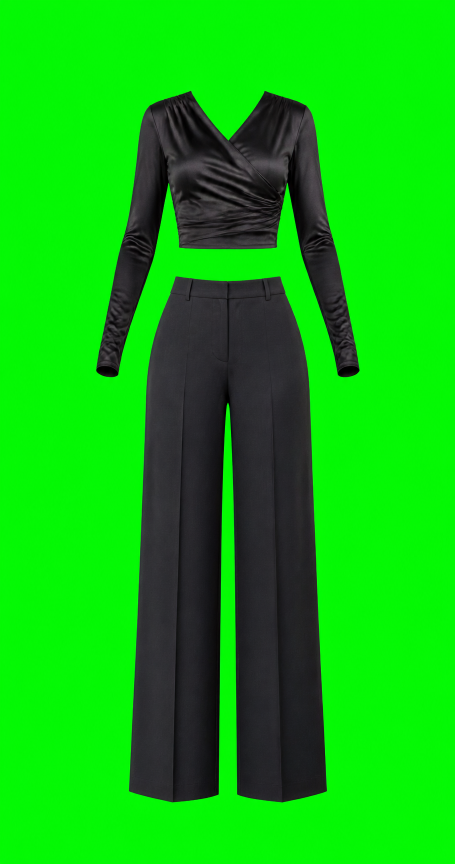
#> input picture rewards/wardrobe/female-layered-v1/generated-black-stage/source-chroma.png, 910 x 1728 px (shown at 1/2 size)
$ python -i import_generated_female_separates.py   (imports and definitions only)
#> lines starting #> are read from the running program, lines starting #| are printed output that depends on the picture
#!/usr/bin/env python3
"""Build body-free shop art and 1000x1900 female garment overlays.

The generated source images contain exactly two floating components on a
chroma-green background.  This importer keeps the shop artwork body-free,
then positions the same pixels on the canonical female body grid.  It does
not repaint, synthesize or substitute the garments during import, so the
product card and the equipped item always match.
"""

from __future__ import annotations

import json
import shutil
import subprocess
import sys
from dataclasses import dataclass
from pathlib import Path

from PIL import Image, ImageChops, ImageDraw


ROOT = Path(__file__).resolve().parents[1]
OUTPUT = ROOT / "rewards/wardrobe/female-layered-v1"
BASE = Path("/Users/ming/Desktop/紙娃娃＿單一骨架/人物基底/female_Base.png")
CHROMA_HELPER = Path("/Users/ming/.codex/skills/.system/imagegen/scripts/remove_chroma_key.py")
CANVAS = (1000, 1900)
TOP_BOX = (220, 340, 804, 990)


@dataclass(frozen=True)
class Outfit:
    code: str
    slug: str
    title: str
    top_name: str
    bottom_name: str
    source: Path
    color: str
    bottom_box: tuple[int, int, int, int]


OUTFITS = (
    Outfit("g21", "generated-ivory-navy", "IVORY NAVY", "象牙藍滾邊襯衫", "深藍百褶中長裙", Path("/Users/ming/.codex/generated_images/019fbba0-6648-7c80-b20e-b416879c5cdc/exec-2e42e6db-1eeb-4c8b-9dc1-188f596d1f9b.png"), "#172554", (260, 710, 740, 1380)),
    Outfit("g22", "generated-rose-charcoal", "ROSE CHARCOAL", "煙粉蝴蝶結真絲上衣", "炭灰高腰寬褲", Path("/Users/ming/.codex/generated_images/019fbba0-6648-7c80-b20e-b416879c5cdc/exec-1f3d1531-c326-45e7-8b2a-83bfa2a3a7fc.png"), "#b96f82", (260, 710, 740, 1600)),
    Outfit("g23", "generated-sky-camel", "SKY CAMEL", "霧藍珍珠釦針織上衣", "駝色高腰九分褲", Path("/Users/ming/.codex/generated_images/019fbba0-6648-7c80-b20e-b416879c5cdc/exec-8e9eafba-c3f2-47c1-8f40-f788b5adc67e.png"), "#a8c7e8", (315, 710, 710, 1570)),
    Outfit("g24", "generated-burgundy-noir", "BURGUNDY NOIR", "酒紅短版西裝上衣", "黑色箱褶及膝裙", Path("/Users/ming/.codex/generated_images/019fbba0-6648-7c80-b20e-b416879c5cdc/exec-b1a94650-293c-41df-bf54-fc5cea20f7b3.png"), "#641d32", (290, 710, 710, 1120)),
    Outfit("g25", "generated-navy-ivory", "NAVY IVORY", "深藍現代水手針織上衣", "象牙百褶中長裙", Path("/Users/ming/.codex/generated_images/019fbba0-6648-7c80-b20e-b416879c5cdc/exec-f27863a4-ddb7-4b96-9c2e-38321b78d5b3.png"), "#172554", (260, 710, 740, 1380)),
    Outfit("g26", "generated-lavender-check", "LAVENDER CHECK", "薰衣草羅紋高領上衣", "炭灰薰衣草格紋中長裙", Path("/Users/ming/.codex/generated_images/019fbba0-6648-7c80-b20e-b416879c5cdc/exec-1765aa95-d862-4df3-a521-86e941d947b6.png"), "#a77bc8", (260, 710, 740, 1380)),
    Outfit("g27", "generated-denim-rust", "DENIM RUST", "靛藍短版丹寧外套", "赤陶工裝及膝裙", Path("/Users/ming/.codex/generated_images/019fbba0-6648-7c80-b20e-b416879c5cdc/exec-339ce6ec-5765-48e3-9d54-6b773f561131.png"), "#264d78", (280, 710, 720, 1140)),
    Outfit("g28", "generated-black-stage", "BLACK STAGE", "黑色不對稱緞面上衣", "炭黑高腰寬褲", Path("/Users/ming/.codex/generated_images/019fbba0-6648-7c80-b20e-b416879c5cdc/exec-886b5b3c-3a6d-48b0-83c4-72fcecdfd990.png"), "#202124", (260, 710, 740, 1600)),
    Outfit("g29", "generated-champagne-plum", "CHAMPAGNE PLUM", "香檳蝴蝶結緞面上衣", "深梅紫褶襉中長裙", Path("/Users/ming/.codex/generated_images/019fbba0-6648-7c80-b20e-b416879c5cdc/exec-daf7d9bd-59bc-42a7-840a-58f1e1e34de4.png"), "#6c274f", (260, 710, 740, 1380)),
    Outfit("g30", "generated-sky-sport", "SKY SPORT", "白藍機能拉鍊外套", "深藍直筒運動長褲", Path("/Users/ming/.codex/generated_images/019fbba0-6648-7c80-b20e-b416879c5cdc/exec-d4f2a9b5-9e43-4a00-ac07-3aec32a44592.png"), "#446b9e", (315, 710, 710, 1580)),
)


# [5 lines left out: function alpha_bbox, not called in this run]


def split_components(image: Image.Image) -> tuple[Image.Image, Image.Image, tuple[int, int]]:
    """Split the two garments by connectivity around the central waist gap."""
    alpha = image.getchannel("A")
    bbox = alpha.getbbox()
    if not bbox:
        raise RuntimeError("chroma removal produced an empty image")
    _, y0, _, y1 = bbox
    rows = []
    pixels = alpha.load()
    # Sleeves extend past the waist, so the whole row is not empty. Measure
    # only the central torso/waist band to locate the deliberate separation.
    x_start, x_end = round(alpha.width * .30), round(alpha.width * .70)
    row_threshold = max(8, round((x_end - x_start) * .02))
    for y in range(y0, y1):
        rows.append(sum(pixels[x, y] > 200 for x in range(x_start, x_end)) >= row_threshold)

    runs: list[tuple[int, int]] = []
    start = None
    for offset, occupied in enumerate(rows):
        y = y0 + offset
        if not occupied and start is None:
            start = y
        elif occupied and start is not None:
            runs.append((start, y))
            start = None
    if start is not None:
        runs.append((start, y1))

    middle_runs = [run for run in runs if y0 + (y1 - y0) * .20 < sum(run) / 2 < y0 + (y1 - y0) * .62]
    # A neck bow can hang into the visual waist gap. Connectivity is the
    # authoritative separator; the horizontal run is recorded only for QA.
    gap = max(middle_runs, key=lambda run: run[1] - run[0]) if middle_runs else (0, 0)
    # Generated chroma sources can retain a low-opacity rectangular studio
    # wash (typically alpha ~= 185).  It is not part of either garment and,
    # when treated as foreground, flood-fill turns the whole wash into the
    # selected component.  Real garment pixels are solid, so use a stricter
    # seed/component threshold while retaining the original antialiased alpha
    # after the connected component has been selected.
    binary = alpha.point(lambda value: 255 if value > 220 else 0)

    # [16 lines left out: functions seed_for, connected_component, not called in this run]

    midpoint = y0 + (y1 - y0) // 2
    top = connected_component(seed_for(y0, midpoint))
    bottom = connected_component(seed_for(midpoint, y1, reverse=True))
    return top, bottom, gap


# [99 lines left out: functions fit_component, shop_card, remove_residual_key_edge, validate_layer, main, not called in this run]


# [2 lines not run here, left out]

>>> import cv2
>>> picture = cv2.imread('../rewards/wardrobe/female-layered-v1/generated-black-stage/source-chroma.png', cv2.IMREAD_GRAYSCALE)
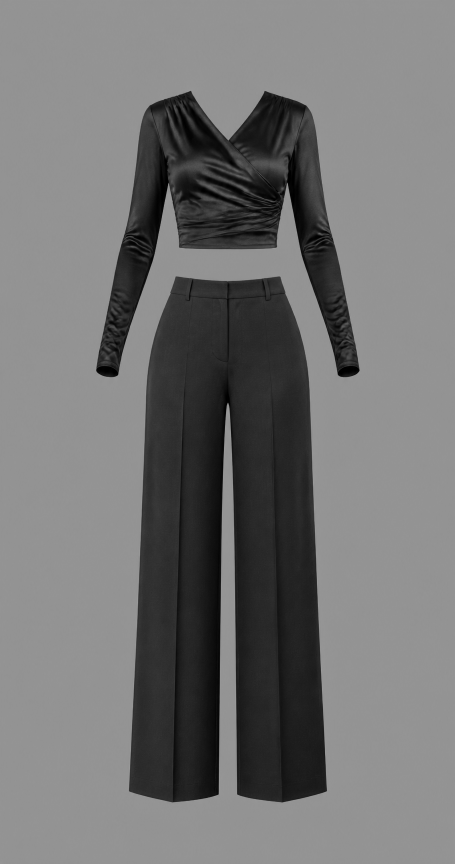
#> picture: shape (1728, 910) (shown at 1/2 size); min 0, max 162, mean 115
#> (the run stopped early here; a loop or call above may not have finished)
